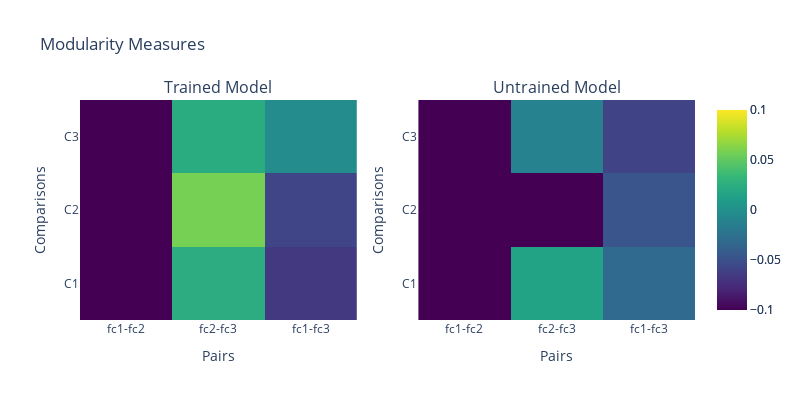

The cell this chart's notebook holds for it:
### Code cell
# plot this in plotly as a heatmap
pairs = ['fc1-fc2', 'fc2-fc3', 'fc1-fc3']
comparisons = ['C1', 'C2', 'C3']
fig = make_subplots(rows=1, cols=2, subplot_titles=('Trained Model', 'Untrained Model'))
fig.add_trace(go.Heatmap(z=total_comparisons_trained, colorscale='Viridis', zmin=-0.1, zmax=0.1), row=1, col=1)
fig.add_trace(go.Heatmap(z=total_comparisons_untrained, colorscale='Viridis', zmin=-0.1, zmax=0.1), row=1, col=2)
fig.update_layout(height=600, width=1000, title_text='Modularity Measures')
# add pair and comparison labels to ticks
fig.update_xaxes(title_text='Pairs', ticktext=pairs, tickvals=[0, 1, 2], row=1, col=1)
fig.update_xaxes(title_text='Pairs', ticktext=pairs, tickvals=[0, 1, 2], row=1, col=2)
fig.update_yaxes(title_text='Comparisons', ticktext=comparisons, tickvals=[0, 1, 2], row=1, col=1)
fig.update_yaxes(title_text='Comparisons', ticktext=comparisons, tickvals=[0, 1, 2], row=1, col=2)
# plot size
fig.update_layout(width=800, height=400, autosize=False)
fig.show()

### Figure 1 — Plotly figure (JSON) as saved in the notebook; plotly's stock layout.template omitted (floating-point values rounded to 4 significant figures)
{"data": [{"colorscale": [[0, "#440154"], [0.1111, "#482878"], [0.2222, "#3e4989"], [0.3333, "#31688e"], [0.4444, "#26828e"], [0.5556, "#1f9e89"], [0.6667, "#35b779"], [0.7778, "#6ece58"], [0.8889, "#b5de2b"], [1, "#fde725"]], "type": "heatmap", "xaxis": "x", "yaxis": "y", "z": [[-1.45, 0.02398, -0.06637], [-1.504, 0.05813, -0.05846], [-1.346, 0.02299, -0.0035]], "zmax": 0.1, "zmin": -0.1}, {"colorscale": [[0, "#440154"], [0.1111, "#482878"], [0.2222, "#3e4989"], [0.3333, "#31688e"], [0.4444, "#26828e"], [0.5556, "#1f9e89"], [0.6667, "#35b779"], [0.7778, "#6ece58"], [0.8889, "#b5de2b"], [1, "#fde725"]], "type": "heatmap", "xaxis": "x2", "yaxis": "y2", "z": [[-1.153, 0.0154, -0.03151], [-1.553, -0.1267, -0.04661], [-1.241, -0.01127, -0.05959]], "zmax": 0.1, "zmin": -0.1}], "layout": {"annotations": [{"font": {"size": 16}, "showarrow": false, "text": "Trained Model", "x": 0.225, "xanchor": "center", "xref": "paper", "y": 1, "yanchor": "bottom", "yref": "paper"}, {"font": {"size": 16}, "showarrow": false, "text": "Untrained Model", "x": 0.775, "xanchor": "center", "xref": "paper", "y": 1, "yanchor": "bottom", "yref": "paper"}], "autosize": false, "height": 400, "title": {"text": "Modularity Measures"}, "width": 800, "xaxis": {"anchor": "y", "domain": [0, 0.45], "ticktext": ["fc1-fc2", "fc2-fc3", "fc1-fc3"], "tickvals": [0, 1, 2], "title": {"text": "Pairs"}}, "xaxis2": {"anchor": "y2", "domain": [0.55, 1], "ticktext": ["fc1-fc2", "fc2-fc3", "fc1-fc3"], "tickvals": [0, 1, 2], "title": {"text": "Pairs"}}, "yaxis": {"anchor": "x", "domain": [0, 1], "ticktext": ["C1", "C2", "C3"], "tickvals": [0, 1, 2], "title": {"text": "Comparisons"}}, "yaxis2": {"anchor": "x2", "domain": [0, 1], "ticktext": ["C1", "C2", "C3"], "tickvals": [0, 1, 2], "title": {"text": "Comparisons"}}}}
